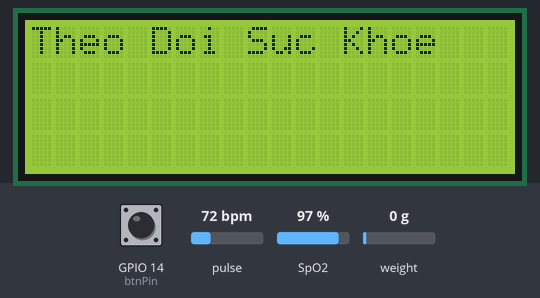
A sketch run on a simulated ESP8266 (Wemos D1 mini). Shown: 20×4 character LCD. Inputs (shaded band) come from the test bench; at power-on: weight on the scale 0 g, pulse 72 bpm, GPIO 14 (btnPin) HIGH, SpO2 97 %. WiFi joins after 1.5 s; servers stay silent unless stated; no MQTT or app messages arrive unless stated; what the sketch prints to the serial monitor is not drawn.

Above: at 2.8 s.
2.9 s: weight on the scale set to 2 g
At 3.8 s:
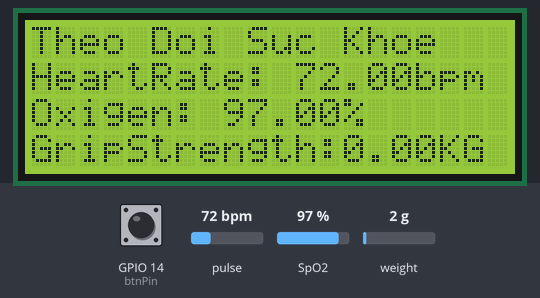
4.9 s: pulse set to 100 bpm
At 5.71 s:
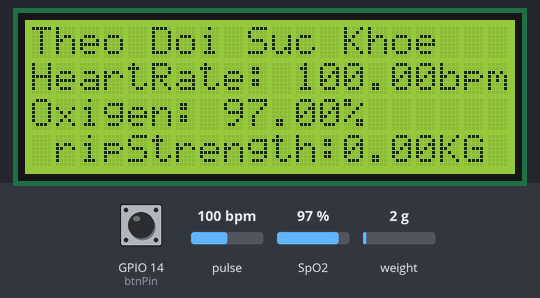
9.4 s: GPIO 14 (btnPin) pulled LOW for 0.15 s
At 10.2 s:
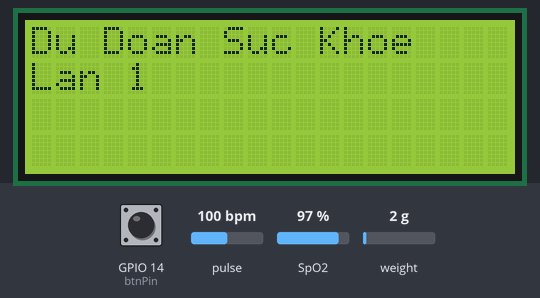
Timing chart, 0 to 12.4 s (numbered marks = the images above; inputs shaded):
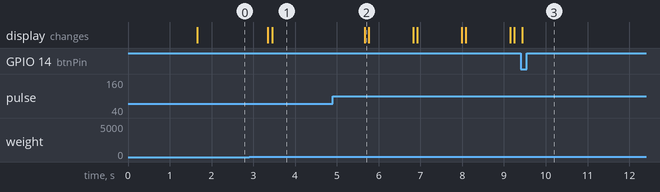

The sketch:

Wemos_Final.ino
```cpp
#include <ESP8266WiFi.h>
#include <PubSubClient.h>
#include <Wire.h>
#include "HX711.h"
#include "MAX30100_PulseOximeter.h"
#include <LiquidCrystal_I2C.h>

// ID Gay
const char* ID = "m1q2a6g2gs754gd3";

// Khai báo thông tin WiFi
const char* ssid = "PHAN VAN THIEN";
const char* password = "0798106167";

// Khai báo thông tin MQTT broker
const char* mqtt_server = "103.130.211.150";
const int mqtt_port = 10040;
const char* mqtt_user = "phunghx";
const char* mqtt_pass = "nckh";

// Khởi tạo đối tượng WiFiClient và PubSubClient
WiFiClient espClient;
PubSubClient client(espClient);

#define btnPin 14
#define REPORTING_PERIOD_MS     1000

const int LOADCELL_DOUT_PIN = 0;
const int LOADCELL_SCK_PIN = 2;

HX711 scale;
LiquidCrystal_I2C lcd(0x27, 20, 4);
PulseOximeter pox;

uint32_t tsLastReport = 0;
uint8_t btn_prev;

// Khai bao topic
const char* topicoxi = "/patient/m1q2a6g2gs754gd3/mornitor/oxi";
const char* topicheart = "/patient/m1q2a6g2gs754gd3/mornitor/heartRate";
const char* topicluc = "/patient/m1q2a6g2gs754gd3/mornitor/grip";
const char* topicavg = "/patient/m1q2a6g2gs754gd3/estimate/avg";
const char* topictimMach = "/patient/m1q2a6g2gs754gd3/estimate/timMach";
const char* topicnhoiMau = "/patient/m1q2a6g2gs754gd3/estimate/nhoiMau";
const char* topicdotQuy = "/patient/m1q2a6g2gs754gd3/estimate/dotQuy";

// Du doan suc khoe
float saveMale = 30.2;
float saveFe = 24.3;
bool isMale = true;
float arrMaxStrength[5];
bool Dudoan = false;
int resetmax = 20;

void PushArr(float arr[], float data)
{
  int i = 0;
  while (i < sizeof(arr))
  {
    arr[i] = arr[i + 1];
    i++;
  }
  arr[i] = data;
}
void setup_wifi()
{
  Serial.println();
  Serial.print("Connecting to ");
  Serial.println(ssid);

  WiFi.mode(WIFI_STA);
  WiFi.begin(ssid, password);

  while (WiFi.status() != WL_CONNECTED)
  {
    delay(500);
    Serial.print(".");
  }
  randomSeed(micros());
  Serial.println("");
  Serial.println("WiFi connected");
  Serial.println("IP address: ");
  Serial.println(WiFi.localIP());
}

//Start of DuDoanSucKhoe
float FindAvgGripStrength()
{
  float sum = 0;
  for (int i = 0; i < 5; i++)
  {
    sum += arrMaxStrength[i];
  }
  return sum / 5.0;
}

void DuDoanSucKhoe()
{
  float gripStrengthAvg = FindAvgGripStrength();
  String avg = String(gripStrengthAvg);
  lcd.setCursor(0, 3);
  lcd.print("AVG: ");
  lcd.print(avg + " KG");
  int heSo = 0;
  if (isMale == true)
  {
    if (saveMale >= gripStrengthAvg)
    {
      heSo = (saveMale - gripStrengthAvg) / 5;

    }
  }
  else if (isMale == false)
  {
    if (saveFe >= gripStrengthAvg)
    {
      heSo = (saveFe - gripStrengthAvg) / 5;
    }
  }
  delay(3000);
  lcd.clear();
  lcd.setCursor(0, 0);
  lcd.print(String(heSo * 17) + "%" + " ti le benh tim");
  lcd.setCursor(0, 1);
  lcd.print(String(heSo * 7) + "%" + " ti le dau tim");
  lcd.setCursor(0, 2);
  lcd.print(String(heSo * 9) + "%" + " ti le dot quy");

  client.publish(topicavg,String(gripStrengthAvg).c_str());
}
void SetGripStrength()
{
  for (int i = 0; i < 5; i++)
  {
    String number = String(i + 1);
    lcd.setCursor(0, 1);
    lcd.print("Lan " + number);
    float luc;
    do
    {
      luc = scale.get_units();
      arrMaxStrength[i] = luc;
    } while (luc < 5);

    while (luc > 5)
    {
      luc = scale.get_units();
      char lucNamTay[4];
      if (luc > arrMaxStrength[i])
      {
        arrMaxStrength[i] = luc;
        lcd.setCursor(0, 2);
        lcd.print("Luc: ");
        lcd.print(dtostrf(luc, 3, 0, lucNamTay));
      }
    }
  }
  DuDoanSucKhoe();
  delay(3000);
  lcd.clear();
  Dudoan = false;
}
//End of DuDoanSucKhoe()

bool GetValueFromMax()
{
  float oxi = pox.getSpO2();
  float heart = pox.getHeartRate();
  do {
    pox.update();
    oxi = pox.getSpO2();
    heart = pox.getHeartRate();
  }while(oxi == 0);

  if (pox.getSpO2() != 0)
  {
    lcd.setCursor(0, 1);
    lcd.print("HeartRate: " + String(heart) + "bpm ");
    lcd.setCursor(0, 2);
    lcd.print("Oxigen: " + String(oxi) + "%");
    client.publish( topicheart,String(heart).c_str() );
    client.publish( topicoxi,String(oxi).c_str() );
    return true;
  }
  return false;
}

void GetValueFromHX()
{
  float luc = scale.get_units();
  if ( luc > 0)
  {
    Serial.println(luc);
    lcd.setCursor(0, 3);
    lcd.print("GripStrength:" + String(luc) + "KG");
    client.publish(topicluc,String(luc).c_str());
  }
}
void connectMQTT(){
  client.setServer(mqtt_server, mqtt_port);
  while (!client.connected()) {
    Serial.print("Attempting MQTT connection...");
    if (client.connect("ESP8266Client", mqtt_user, mqtt_pass)) {
      Serial.println("connected");
    } else {
      Serial.print("failed, rc=");
      Serial.print(client.state());
      Serial.println(" try again in 1 seconds");
      delay(1000);
    }
  }
}
void setupMax(){
  if (!pox.begin())
    {
        Serial.println("FAILED");
        for (;;);
    }
    pox.setIRLedCurrent(MAX30100_LED_CURR_7_6MA);
}
void setup() {
  // Khởi tạo Serial
  Serial.begin(9600);
  //Lcd and nut bam chuyen che do do
  lcd.init();
  lcd.backlight();
  lcd.setCursor(0, 0);
  lcd.print("Setting up");

  pinMode(btnPin, INPUT_PULLUP);
  btn_prev = digitalRead(btnPin);
  // Kết nối WiFi
  setup_wifi();
  // Kết nối MQTT broker
  connectMQTT();
  //linh kien
  scale.begin(LOADCELL_DOUT_PIN, LOADCELL_SCK_PIN);
  scale.set_scale(103450);
  setupMax();
}

void loop() {
  uint8_t btn = digitalRead(btnPin);
    if (btn == LOW && btn_prev == HIGH)
    {
        Dudoan=true;
    }
    btn_prev = digitalRead(btnPin);
    if (Dudoan == true)
    {
        lcd.clear();
        lcd.setCursor(0,0);
        lcd.print("Du Doan Suc Khoe");
        SetGripStrength();
        if (!pox.begin())
        {
            Serial.println("FAILED");
            for (;;);
        }
        else
        {
            Serial.println("SUCCESS");
        }
        pox.setIRLedCurrent(MAX30100_LED_CURR_7_6MA);
    }
    pox.update();
    lcd.setCursor(0,0);
    lcd.print("Theo Doi Suc Khoe");
    if (millis() - tsLastReport > REPORTING_PERIOD_MS)
    {
        if(GetValueFromMax()==true)
        {
            GetValueFromHX();
            setupMax();
        }
        else
        {
            lcd.clear();
            lcd.setCursor(0,1);
            lcd.print("Chua the lay gia tri");
        }
        tsLastReport = millis();
    }
  if (!client.connected()) {
    connectMQTT();
  }
  client.loop();
}
```

Measured:
- the behaviour switches between 0 and 1 g on weight on the scale (found by bisection; images 0 and 1)
- after the input at 2.9 s, the display: first differs from a run without the input after 0.56 s (image 1)
- after the input at 4.9 s, the display: changes after 0.76 s (image 2)
- after the input at 9.4 s, the display: changes at once (image 3)
